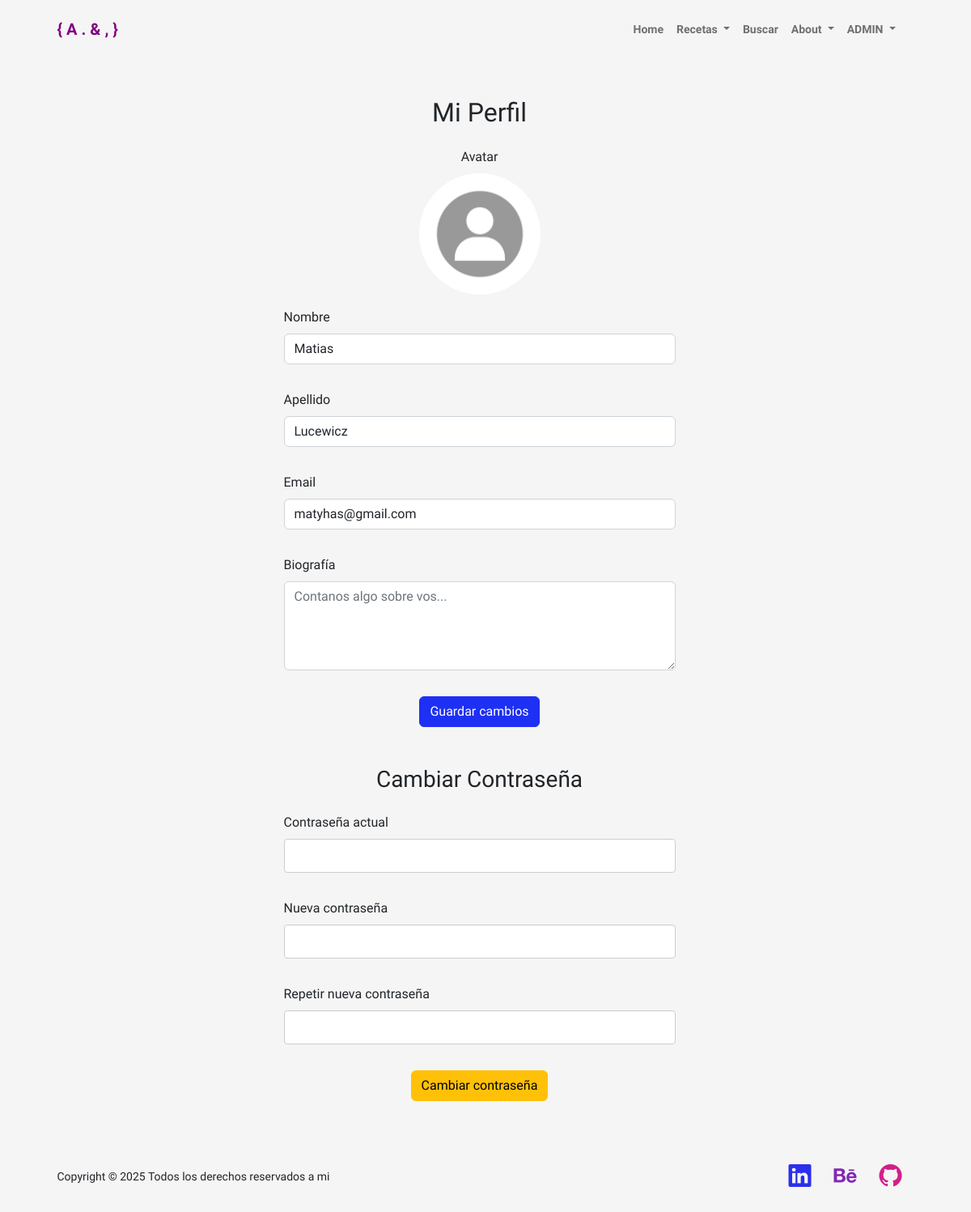
Before: /perfil/ (signed in) with the older database file.
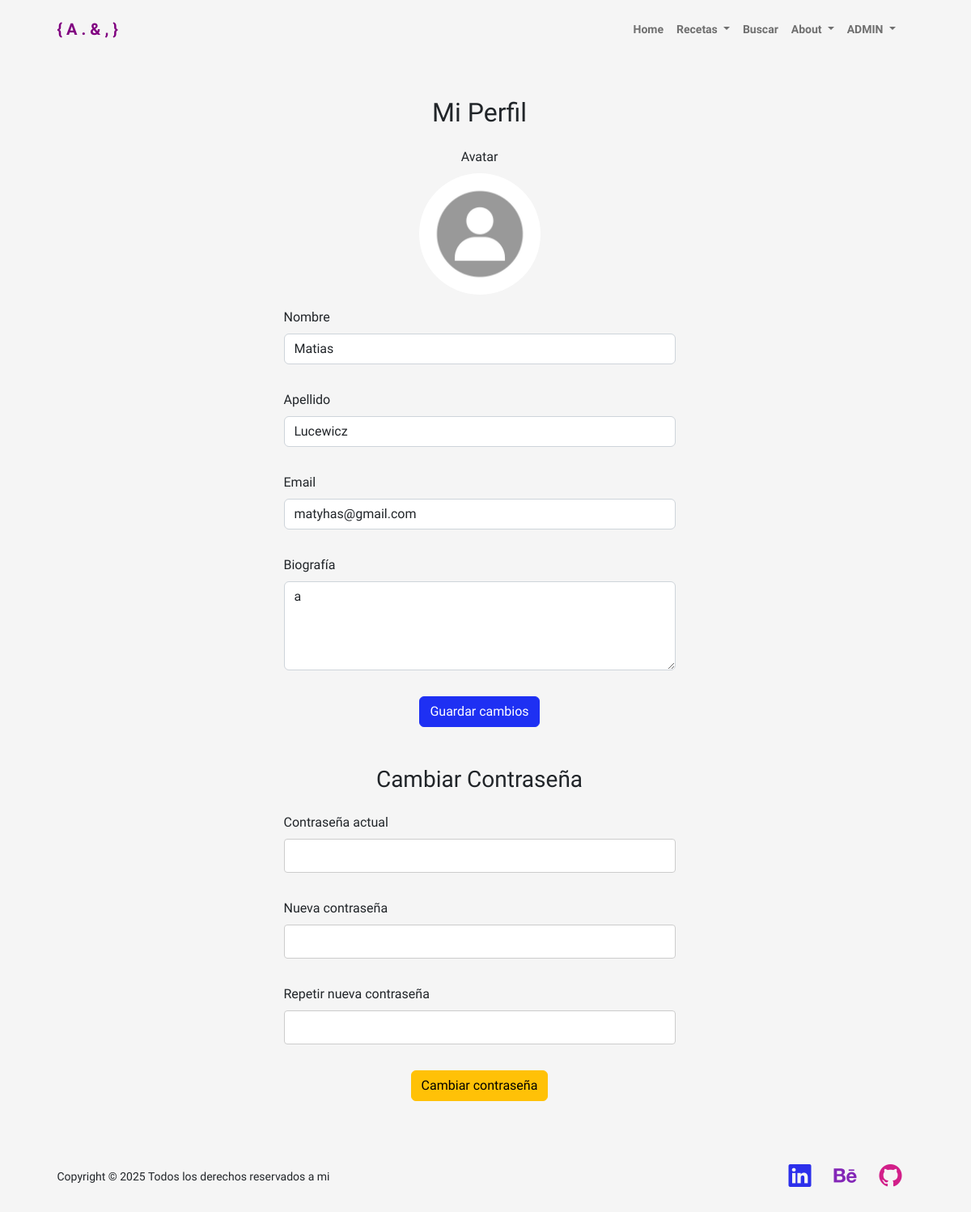
After: the same page with the newer database file.
### portfolio/models.py (models this page shows, shortened)
class Perfil(models.Model):
    user = models.OneToOneField(User, on_delete=models.CASCADE)
    avatar = models.ImageField(upload_to='avatars/', null=True, blank=True, default='portfolio/img/default-avatar.jpg')
    biografia = models.TextField(blank=True)
    def get_avatar_url(self):
        if self.avatar and os.path.isfile(self.avatar.path):
            return self.avatar.url
        return static('portfolio/img/default-avatar.jpg')

### portfolio/views.py (the view, shortened to what this page needs)
# urls.py: path('perfil/', views.perfil_usuario, name='perfil'), # Perfil del usuario logueado (sin PK)
@login_required
def perfil_usuario(request, pk=None):
    is_editing_other_user = False
    user_to_edit = request.user
    if pk:
        if not request.user.is_superuser:
            messages.error(request, "No tienes permisos para editar otros perfiles.")
            return redirect('index') # VOLVER A PAGINA DE ACCESO DENEGADO (HACER)
        user_to_edit = get_object_or_404(User, pk=pk)
        is_editing_other_user = True
    perfil, created = Perfil.objects.get_or_create(user=user_to_edit)
    user_form = UserEditForm(request.POST or None, instance=user_to_edit)
    perfil_form = PerfilForm(request.POST or None, request.FILES or None, instance=perfil)
    password_form = None
    if not is_editing_other_user:
        password_form = PasswordChangeForm(request.user)
    context = {
        'user_form': user_form,
        'perfil_form': perfil_form,
        'password_form': password_form,
        'is_editing_other_user': is_editing_other_user,
        'editing_target_username': user_to_edit.username,
        'user_object': user_to_edit,
        'perfil_object': perfil,
    }
    return render(request, 'portfolio/usuario/perfil.html', context)

### portfolio/forms.py
class UserEditForm(forms.ModelForm):
    class Meta:
        model = User
        fields = ['first_name', 'last_name', 'email']
        widgets = {
            'first_name': forms.TextInput(attrs={'class': 'form-control', 'placeholder': 'Nombre'}),
            'last_name': forms.TextInput(attrs={'class': 'form-control', 'placeholder': 'Apellido'}),
            'email': forms.EmailInput(attrs={'class': 'form-control', 'placeholder': 'Email'}),
        }

class PerfilForm(forms.ModelForm):
    class Meta:
        model = Perfil
        fields = ['avatar', 'biografia']
        widgets = {
            'biografia': forms.Textarea(attrs={
                'class': 'form-control',
                'placeholder': 'Contanos algo sobre vos...',
                'rows': 4
            }),
        }

### portfolio/templates/portfolio/usuario/perfil.html (shortened to what this page needs)
{% extends 'portfolio/padre.html' %}
{% load static %}
{% block contenido %}
<div class="container py-5">
    <h2 class="mb-4 text-center">Mi Perfil</h2>
    <form method="POST" enctype="multipart/form-data" class="row g-3 justify-content-center mx-auto" style="max-width: 500px;">
        <div class="col-12 text-center">
            <label for="id_avatar" class="form-label d-block mb-2">Avatar</label>
                <img id="avatar_preview"
                    src="{{ request.user.perfil.get_avatar_url }}"
                    alt="Avatar"
                    class="rounded-circle"
                    width="150" height="150"
                    style="object-fit: cover; cursor: pointer;"
                    onclick="document.getElementById('id_avatar').click();">
        </div>
        <div class="col-12">
            <label for="id_first_name" class="form-label">Nombre</label>
            {{ user_form.first_name }}
        </div>
        <div class="col-12">
            <label for="id_last_name" class="form-label">Apellido</label>
            {{ user_form.last_name }}
        </div>
        <div class="col-12">
            <label for="id_email" class="form-label">Email</label>
            {{ user_form.email }}
        </div>
        <div class="col-12">
            <label for="id_biografia" class="form-label">Biografía</label>
            {{ perfil_form.biografia }}
        </div>
        <div class="col-12 text-center">
            <button type="submit" name="submit_perfil" class="btn btn-primary">Guardar cambios</button>
        </div>
    </form>
    <div class="mt-5">
        <h3 class="text-center mb-4">Cambiar Contraseña</h3>
        <form method="POST" class="row g-3 justify-content-center mx-auto" style="max-width: 500px;">
            <div class="col-12">
                <label for="id_old_password" class="form-label">Contraseña actual</label>
                {{ password_form.old_password }}
            </div>
            <div class="col-12">
                <label for="id_new_password1" class="form-label">Nueva contraseña</label>
                {{ password_form.new_password1 }}
            </div>
            <div class="col-12">
                <label for="id_new_password2" class="form-label">Repetir nueva contraseña</label>
                {{ password_form.new_password2 }}
            </div>
            <div class="col-12 text-center">
                <button type="submit" name="submit_password" class="btn btn-warning">Cambiar contraseña</button>
            </div>
        </form>
    </div>
</div>
{% endblock %}

Changed rows visible on the page:
changed Perfil: biografia (not shown) → "a"
